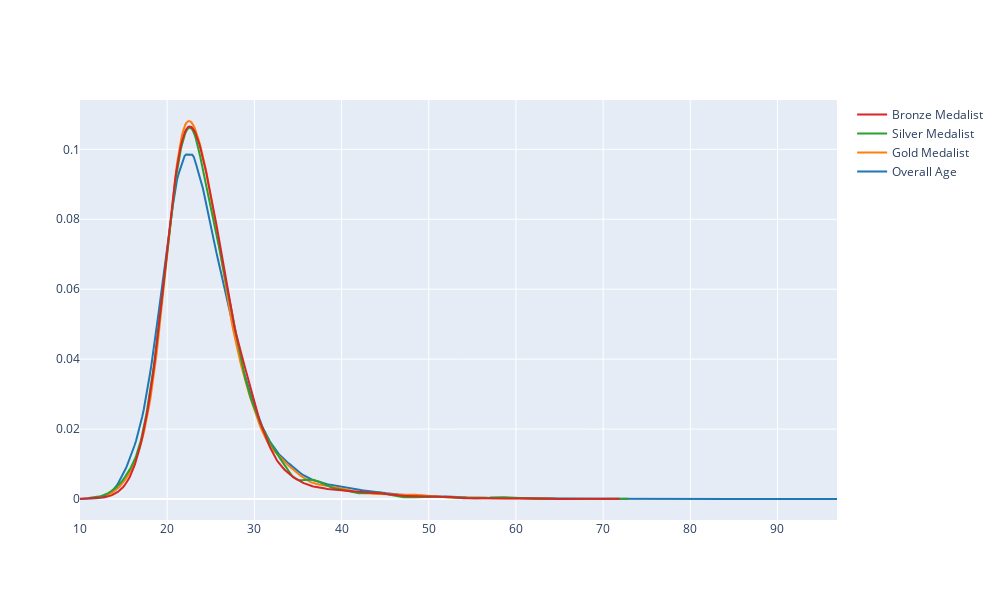

The notebook cell saved with this chart:
### Code cell
fig = ff.create_distplot([x1, x2, x3, x4], ['Overall Age', 'Gold Medalist', 'Silver Medalist', 'Bronze Medalist'],show_hist=False, show_rug=False)
fig.update_layout(autosize=False,width=1000,height=600)

### Figure 1 — Plotly figure (JSON) as saved in the notebook; plotly's stock layout.template omitted (floating-point values rounded to 4 significant figures; data arrays with more than 128 entries replaced by an {"elided": "..."} marker saying what was removed)
{"data": [{"legendgroup": "Overall Age", "marker": {"color": "rgb(31, 119, 180)"}, "mode": "lines", "name": "Overall Age", "showlegend": true, "type": "scatter", "x": {"elided": "500 float values"}, "xaxis": "x", "y": {"elided": "500 float values"}, "yaxis": "y"}, {"legendgroup": "Gold Medalist", "marker": {"color": "rgb(255, 127, 14)"}, "mode": "lines", "name": "Gold Medalist", "showlegend": true, "type": "scatter", "x": {"elided": "500 float values"}, "xaxis": "x", "y": {"elided": "500 float values"}, "yaxis": "y"}, {"legendgroup": "Silver Medalist", "marker": {"color": "rgb(44, 160, 44)"}, "mode": "lines", "name": "Silver Medalist", "showlegend": true, "type": "scatter", "x": {"elided": "500 float values"}, "xaxis": "x", "y": {"elided": "500 float values"}, "yaxis": "y"}, {"legendgroup": "Bronze Medalist", "marker": {"color": "rgb(214, 39, 40)"}, "mode": "lines", "name": "Bronze Medalist", "showlegend": true, "type": "scatter", "x": {"elided": "500 float values"}, "xaxis": "x", "y": {"elided": "500 float values"}, "yaxis": "y"}], "layout": {"autosize": false, "barmode": "overlay", "height": 600, "hovermode": "closest", "legend": {"traceorder": "reversed"}, "width": 1000, "xaxis": {"anchor": "y2", "autorange": true, "domain": [0, 1], "range": [10, 96.83], "type": "linear", "zeroline": false}, "yaxis": {"anchor": "free", "autorange": true, "domain": [0, 1], "position": 0, "range": [-0.006005, 0.1141], "type": "linear"}}}
